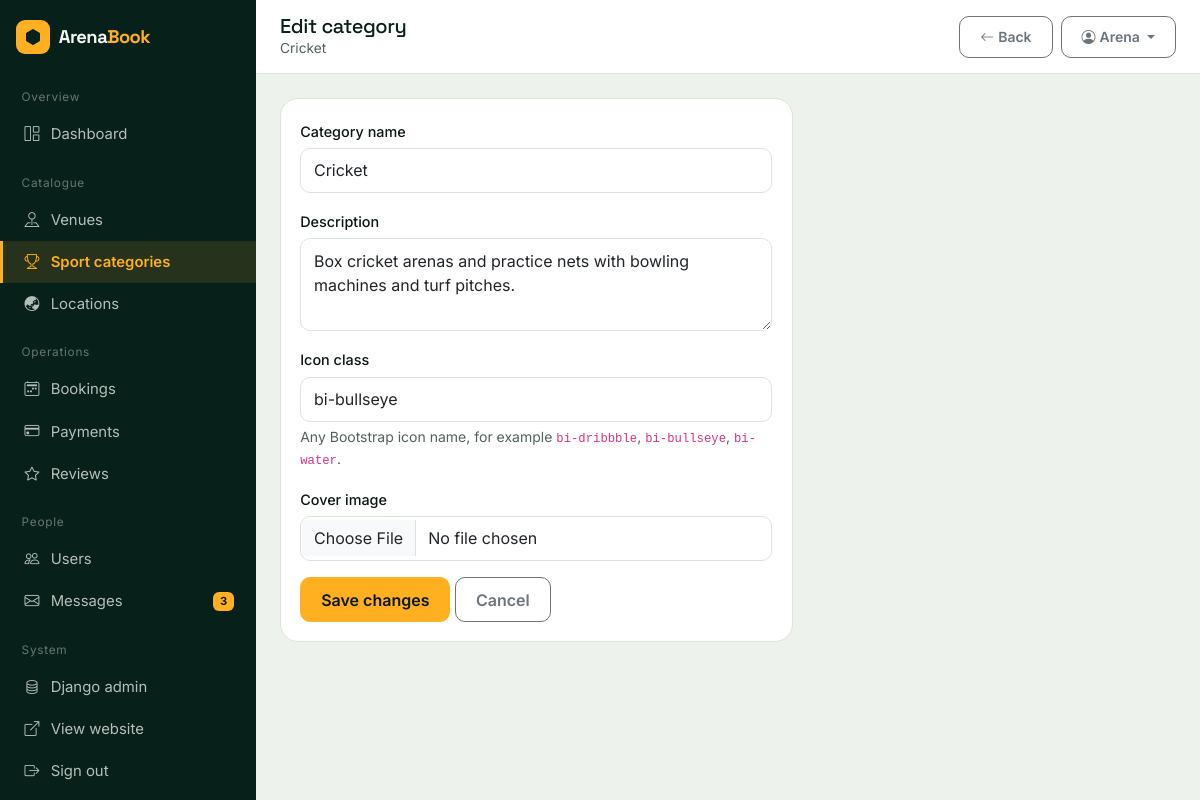
/dashboard/categories/2/edit/ (signed in), run on the app's committed database.
### arena/models.py (models this page shows, shortened)
class SportCategory(models.Model):
    category_name = models.CharField(max_length=100, unique=True)
    description = models.TextField(blank=True)
    image = models.ImageField(upload_to="categories/", blank=True, null=True)
    icon = models.CharField(
        max_length=50,
        default="bi-trophy",
        help_text="Bootstrap icon class, e.g. bi-dribbble",
    )
    slug = models.SlugField(max_length=120, unique=True, blank=True)
    class Meta:
        verbose_name = "Sport category"
        verbose_name_plural = "Sport categories"
        ordering = ["category_name"]

class User(AbstractBaseUser, PermissionsMixin):
    first_name = models.CharField(max_length=60)
    last_name = models.CharField(max_length=60, blank=True)
    email = models.EmailField(unique=True)
    profile_image = models.ImageField(upload_to="profiles/", blank=True, null=True)
    date_joined = models.DateTimeField(default=timezone.now)
    is_active = models.BooleanField(default=True)
    is_staff = models.BooleanField(
        default=False, help_text="Allows access to the ArenaBook admin panel."
    )
    objects = UserManager()
    USERNAME_FIELD = "email"
    REQUIRED_FIELDS = ["first_name"]
    class Meta:
        verbose_name = "User"
        verbose_name_plural = "Users"
        ordering = ["-date_joined"]
    def get_short_name(self):
        return self.first_name or self.email.split("@")[0]

### arena/dashboard_views.py (the view)
# urls.py: path("dashboard/categories/<int:pk>/edit/", dash.admin_category_form,
@staff_required
def admin_category_form(request, pk=None):
    category = get_object_or_404(SportCategory, pk=pk) if pk else None
    form = CategoryForm(request.POST or None, request.FILES or None, instance=category)
    if request.method == "POST" and form.is_valid():
        obj = form.save()
        messages.success(request, f'Category "{obj.category_name}" saved.')
        return redirect("admin_categories")
    return render(
        request,
        "dashboard/category_form.html",
        {"form": form, "category": category},
    )

### arena/forms.py
class CategoryForm(StyledFormMixin, forms.ModelForm):
    class Meta:
        model = SportCategory
        fields = ["category_name", "description", "icon", "image"]
        widgets = {"description": forms.Textarea(attrs={"rows": 3})}

### arena/context_processors.py (called while the page is built)
def site_context(request):
    unread = 0
    if request.user.is_authenticated and request.user.is_staff:
        unread = ContactUs.objects.filter(is_read=False).count()
    return {
        "SITE_NAME": "ArenaBook",
        "SITE_TAGLINE": "Book your game. Own the ground.",
        "nav_categories": SportCategory.objects.all()[:8],
        "unread_messages": unread,
    }

### arena/dashboard_views.py (called while the page is built)
def staff_required(view):
    decorated = user_passes_test(
        lambda u: u.is_authenticated and u.is_staff and u.is_active,
        login_url="login",
    )(view)
    return login_required(decorated, login_url="login")

### templates/dashboard/category_form.html (shortened to what this page needs)
{% extends 'dashboard/base.html' %}
{% block page_title %}{% if category %}Edit category{% else %}New sport category{% endif %}{% endblock %}
{% block page_sub %}{% if category %}{{ category.category_name }}{% else %}Add a sport players can filter by{% endif %}{% endblock %}
{% block top_actions %}
<a href="{% url 'admin_categories' %}" class="btn btn-sm btn-outline-secondary"><i class="bi bi-arrow-left me-1"></i>Back</a>
{% endblock %}
{% block content %}
<div class="row">
    <div class="col-lg-7">
        <div class="panel">
            <div class="panel-body">
                <form method="post" enctype="multipart/form-data" novalidate>
                    <div class="mb-3">
                        <label class="form-label" for="{{ form.category_name.id_for_label }}">Category name</label>
                        {{ form.category_name }}
                    </div>
                    <div class="mb-3">
                        <label class="form-label" for="{{ form.description.id_for_label }}">Description</label>
                        {{ form.description }}
                    </div>
                    <div class="mb-3">
                        <label class="form-label" for="{{ form.icon.id_for_label }}">Icon class</label>
                        {{ form.icon }}
                        <div class="small text-muted-soft mt-1">Any Bootstrap icon name, for example <code>bi-dribbble</code>, <code>bi-bullseye</code>, <code>bi-water</code>.</div>
                    </div>
                    <div class="mb-3">
                        <label class="form-label" for="{{ form.image.id_for_label }}">Cover image</label>
                        {{ form.image }}
                    </div>
                    <button class="btn btn-amber">{% if category %}Save changes{% else %}Create category{% endif %}</button>
                    <a href="{% url 'admin_categories' %}" class="btn btn-outline-secondary">Cancel</a>
                </form>
            </div>
        </div>
    </div>
</div>
{% endblock %}

### templates/dashboard/base.html (shortened to what this page needs)
{% load static %}<!DOCTYPE html>
<html lang="en">
<head>
    <link href="https://cdn.jsdelivr.net/npm/bootstrap@5.3.3/dist/css/bootstrap.min.css" rel="stylesheet">
    <link href="https://cdn.jsdelivr.net/npm/bootstrap-icons@1.11.3/font/bootstrap-icons.css" rel="stylesheet">
    <link rel="stylesheet" href="{% static 'css/style.css' %}">
</head>
<body class="admin-body">
{% with url_name=request.resolver_match.url_name %}
<div class="admin-shell">
    <aside class="admin-side" id="adminSide">
        <a href="{% url 'home' %}" class="navbar-brand px-3 mb-3 d-flex">
            <span class="brand-mark"><i class="bi bi-hexagon-fill"></i></span>
            <span class="brand-text">Arena<span class="brand-accent">Book</span></span>
        </a>
        <div class="side-group">Overview</div>
        <a href="{% url 'dashboard' %}" class="side-link {% if url_name == 'dashboard' %}active{% endif %}"><i class="bi bi-grid-1x2"></i>Dashboard</a>
        <div class="side-group">Catalogue</div>
        <a href="{% url 'admin_turfs' %}" class="side-link {% if 'turf' in url_name %}active{% endif %}"><i class="bi bi-pin-map"></i>Venues</a>
        <a href="{% url 'admin_categories' %}" class="side-link {% if 'categor' in url_name %}active{% endif %}"><i class="bi bi-trophy"></i>Sport categories</a>
        <a href="{% url 'admin_locations' %}" class="side-link {% if 'location' in url_name %}active{% endif %}"><i class="bi bi-globe-asia-australia"></i>Locations</a>
        <div class="side-group">Operations</div>
        <a href="{% url 'admin_bookings' %}" class="side-link {% if 'booking' in url_name %}active{% endif %}"><i class="bi bi-calendar2-week"></i>Bookings</a>
        <a href="{% url 'admin_payments' %}" class="side-link {% if 'payment' in url_name %}active{% endif %}"><i class="bi bi-credit-card"></i>Payments</a>
        <a href="{% url 'admin_reviews' %}" class="side-link {% if 'review' in url_name %}active{% endif %}"><i class="bi bi-star"></i>Reviews</a>
        <div class="side-group">People</div>
        <a href="{% url 'admin_users' %}" class="side-link {% if 'user' in url_name %}active{% endif %}"><i class="bi bi-people"></i>Users</a>
        <a href="{% url 'admin_messages' %}" class="side-link {% if 'message' in url_name %}active{% endif %}">
            <i class="bi bi-envelope"></i>Messages
            {% if unread_messages %}<span class="badge bg-amber text-ink">{{ unread_messages }}</span>{% endif %}
        </a>
        <div class="side-group">System</div>
        <a href="/django-admin/" class="side-link"><i class="bi bi-database"></i>Django admin</a>
        <a href="{% url 'home' %}" class="side-link"><i class="bi bi-box-arrow-up-right"></i>View website</a>
        <a href="{% url 'logout' %}" class="side-link"><i class="bi bi-box-arrow-right"></i>Sign out</a>
    </aside>
    <div class="admin-main">
        <header class="admin-top">
            <div class="d-flex align-items-center gap-3">
                <div>
                    <h1>{% block page_title %}Dashboard{% endblock %}</h1>
                    <div class="sub">{% block page_sub %}{% endblock %}</div>
                </div>
            </div>
            <div class="d-flex align-items-center gap-2">
                {% block top_actions %}{% endblock %}
                <div class="dropdown">
                    <button class="btn btn-sm btn-outline-secondary dropdown-toggle" data-bs-toggle="dropdown">
                        <i class="bi bi-person-circle me-1"></i>{{ user.get_short_name }}
                    </button>
                </div>
            </div>
        </header>
        <div class="admin-content">
            {% block content %}{% endblock %}
        </div>
    </div>
</div>
{% endwith %}
</body>
</html>

### static/css/style.css (style rules this page uses)
:root { --pitch-900: #08201A; --pitch-800: #0D2E24; --pitch-700: #124435; --pitch-500: #1D7A56; --pitch-300: #4FBF8B; --chalk: #F3F6F0; --chalk-line: #DCE3D8; --paper: #FFFFFF; --amber: #FFB020; --amber-dark: #E0940A; --clay: #C96A3E; --ink: #0B1712; --ink-soft: #52635C; --radius: 10px; --radius-lg: 18px; --shadow-soft: 0 10px 30px -18px rgba(8, 32, 26, .45); --shadow-lift: 0 22px 44px -26px rgba(8, 32, 26, .55); --font-display: 'Space Grotesk', 'Segoe UI', sans-serif; --font-body: 'Inter', 'Segoe UI', sans-serif; }
* { box-sizing: border-box; }
body { font-family: var(--font-body); background: var(--chalk); color: var(--ink); display: flex; flex-direction: column; min-height: 100vh; -webkit-font-smoothing: antialiased; }
h1, h2, h3, h4, h5, h6, .display-font { font-family: var(--font-display); letter-spacing: -.02em; color: var(--pitch-900); }
a { text-decoration: none; }
.btn { font-weight: 600; border-radius: var(--radius); padding: .6rem 1.25rem; }
.btn-amber { background: var(--amber); border: 1px solid var(--amber); color: var(--ink); }
.bg-amber { background: var(--amber) !important; }
.text-ink { color: var(--ink) !important; }
.text-muted-soft { color: var(--ink-soft) !important; }
.navbar-brand { display: flex; align-items: center; gap: .55rem; }
.brand-mark { width: 34px; height: 34px; display: grid; place-items: center; background: var(--amber); color: var(--pitch-900); border-radius: 9px; font-size: 1rem; }
.brand-text { font-family: var(--font-display); font-weight: 700; font-size: 1.3rem; color: var(--chalk); letter-spacing: -.03em; }
.brand-accent { color: var(--amber); }
.form-control, .form-select { border-radius: var(--radius); border: 1px solid var(--chalk-line); padding: .6rem .8rem; }
.form-label { font-weight: 500; font-size: .9rem; margin-bottom: .35rem; }
.admin-body { background: #EEF2EC; }
.admin-shell { display: flex; min-height: 100vh; }
.admin-side { width: 256px; flex: 0 0 256px; background: var(--pitch-900); color: rgba(243, 246, 240, .78); padding: 1.25rem 0; position: sticky; top: 0; height: 100vh; overflow-y: auto; }
.admin-side .brand-text { font-size: 1.15rem; }
.admin-side .side-group { color: rgba(243, 246, 240, .4); font-size: .74rem; padding: 1.2rem 1.35rem .4rem; letter-spacing: .06em; }
.side-link { display: flex; align-items: center; gap: .7rem; padding: .62rem 1.35rem; color: rgba(243, 246, 240, .74); font-size: .93rem; border-left: 3px solid transparent; }
.side-link.active { background: rgba(255, 176, 32, .12); border-left-color: var(--amber); color: var(--amber); font-weight: 600; }
.side-link .badge { margin-left: auto; }
.admin-main { flex: 1; min-width: 0; }
.admin-top { background: #fff; border-bottom: 1px solid var(--chalk-line); padding: .9rem 1.5rem; display: flex; align-items: center; justify-content: space-between; gap: 1rem; position: sticky; top: 0; z-index: 1030; }
.admin-top h1 { font-size: 1.25rem; margin: 0; }
.admin-top .sub { color: var(--ink-soft); font-size: .86rem; }
.admin-content { padding: 1.5rem; }
.panel { background: #fff; border: 1px solid var(--chalk-line); border-radius: var(--radius-lg); overflow: hidden; height: 100%; }
.panel-body { padding: 1.2rem; }

### data on the page
SportCategory: category_name "Cricket", description "Box cricket arenas and practice nets with bowling machines and turf pitches.", icon "bi-bullseye"
User: get_short_name "Arena"

### other printed values
{{ unread_messages }} "3"
